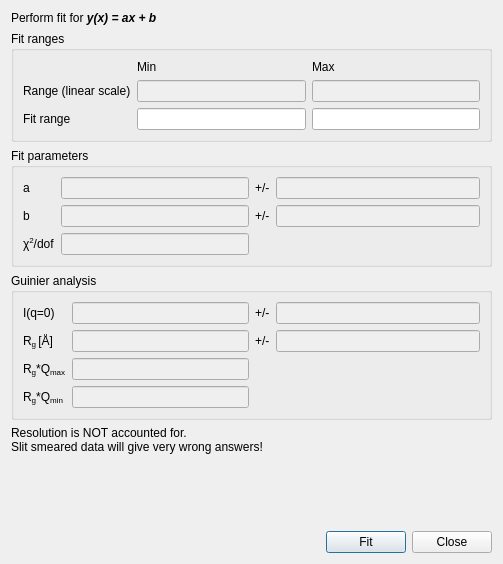
<?xml version="1.0" encoding="UTF-8"?>
<ui version="4.0">
 <class>LinearFitUI</class>
 <widget class="QDialog" name="LinearFitUI">
  <property name="geometry">
   <rect>
    <x>0</x>
    <y>0</y>
    <width>503</width>
    <height>564</height>
   </rect>
  </property>
  <property name="sizePolicy">
   <sizepolicy hsizetype="Fixed" vsizetype="Fixed">
    <horstretch>0</horstretch>
    <verstretch>0</verstretch>
   </sizepolicy>
  </property>
  <property name="windowTitle">
   <string>Linear Fit</string>
  </property>
  <property name="windowIcon">
   <iconset>
    <normaloff>:/res/ball.ico</normaloff>:/res/ball.ico</iconset>
  </property>
  <layout class="QGridLayout" name="gridLayout_5">
   <item row="0" column="0">
    <widget class="QLabel" name="label">
     <property name="text">
      <string>&lt;html&gt;&lt;head/&gt;&lt;body&gt;&lt;p&gt;Perform fit for &lt;span style=&quot; font-weight:600; font-style:italic;&quot;&gt;y(x) = ax + b&lt;/span&gt;&lt;/p&gt;&lt;/body&gt;&lt;/html&gt;</string>
     </property>
    </widget>
   </item>
   <item row="1" column="0" colspan="2">
    <widget class="QGroupBox" name="groupBox_2">
     <property name="title">
      <string>Fit ranges</string>
     </property>
     <layout class="QGridLayout" name="gridLayout_3">
      <item row="0" column="0">
       <layout class="QGridLayout" name="gridLayout_2">
        <item row="0" column="1">
         <widget class="QLabel" name="label_9">
          <property name="text">
           <string>Min</string>
          </property>
         </widget>
        </item>
        <item row="0" column="2">
         <widget class="QLabel" name="label_10">
          <property name="text">
           <string>Max</string>
          </property>
         </widget>
        </item>
        <item row="1" column="0">
         <widget class="QLabel" name="label_8">
          <property name="text">
           <string>Range (linear scale)</string>
          </property>
         </widget>
        </item>
        <item row="1" column="1">
         <widget class="QLineEdit" name="txtRangeMin">
          <property name="enabled">
           <bool>false</bool>
          </property>
          <property name="toolTip">
           <string>&lt;html&gt;&lt;head/&gt;&lt;body&gt;&lt;p&gt;Minimum value on the x-axis for the plotted data.&lt;/p&gt;&lt;/body&gt;&lt;/html&gt;</string>
          </property>
          <property name="autoFillBackground">
           <bool>true</bool>
          </property>
          <property name="styleSheet">
           <string notr="true">color: rgb(0, 0, 0);</string>
          </property>
          <property name="readOnly">
           <bool>true</bool>
          </property>
         </widget>
        </item>
        <item row="1" column="2">
         <widget class="QLineEdit" name="txtRangeMax">
          <property name="enabled">
           <bool>false</bool>
          </property>
          <property name="toolTip">
           <string>&lt;html&gt;&lt;head/&gt;&lt;body&gt;&lt;p&gt;Maximum value on the x-axis for the plotted data.&lt;/p&gt;&lt;/body&gt;&lt;/html&gt;</string>
          </property>
          <property name="autoFillBackground">
           <bool>false</bool>
          </property>
          <property name="styleSheet">
           <string notr="true">color: rgb(0, 0, 0);</string>
          </property>
          <property name="readOnly">
           <bool>true</bool>
          </property>
         </widget>
        </item>
        <item row="2" column="0">
         <widget class="QLabel" name="lblRange">
          <property name="text">
           <string>&lt;html&gt;&lt;head/&gt;&lt;body&gt;&lt;p&gt;Fit range&lt;/p&gt;&lt;/body&gt;&lt;/html&gt;</string>
          </property>
         </widget>
        </item>
        <item row="2" column="1">
         <widget class="QLineEdit" name="txtFitRangeMin">
          <property name="toolTip">
           <string>&lt;html&gt;&lt;head/&gt;&lt;body&gt;&lt;p&gt;Enter the minimum value on the x-axis to be included in the fit.&lt;/p&gt;&lt;/body&gt;&lt;/html&gt;</string>
          </property>
         </widget>
        </item>
        <item row="2" column="2">
         <widget class="QLineEdit" name="txtFitRangeMax">
          <property name="toolTip">
           <string>&lt;html&gt;&lt;head/&gt;&lt;body&gt;&lt;p&gt;Enter the maximum value on the x-axis to be included in the fit.&lt;/p&gt;&lt;/body&gt;&lt;/html&gt;</string>
          </property>
         </widget>
        </item>
       </layout>
      </item>
     </layout>
    </widget>
   </item>
   <item row="2" column="0" colspan="2">
    <widget class="QGroupBox" name="groupBox">
     <property name="title">
      <string>Fit parameters</string>
     </property>
     <layout class="QGridLayout" name="gridLayout">
      <item row="0" column="0">
       <layout class="QFormLayout" name="formLayout">
        <item row="0" column="0">
         <widget class="QLabel" name="label_3">
          <property name="text">
           <string>a</string>
          </property>
         </widget>
        </item>
        <item row="0" column="1">
         <widget class="QLineEdit" name="txtA">
          <property name="enabled">
           <bool>false</bool>
          </property>
          <property name="toolTip">
           <string>&lt;html&gt;&lt;head/&gt;&lt;body&gt;&lt;p&gt;Fit value for the slope parameter.&lt;/p&gt;&lt;/body&gt;&lt;/html&gt;</string>
          </property>
          <property name="styleSheet">
           <string notr="true">color: rgb(0, 0, 0);</string>
          </property>
          <property name="readOnly">
           <bool>true</bool>
          </property>
         </widget>
        </item>
        <item row="1" column="0">
         <widget class="QLabel" name="label_4">
          <property name="text">
           <string>b</string>
          </property>
         </widget>
        </item>
        <item row="1" column="1">
         <widget class="QLineEdit" name="txtB">
          <property name="enabled">
           <bool>false</bool>
          </property>
          <property name="toolTip">
           <string>&lt;html&gt;&lt;head/&gt;&lt;body&gt;&lt;p&gt;Fit value for the constant parameter.&lt;/p&gt;&lt;/body&gt;&lt;/html&gt;</string>
          </property>
          <property name="styleSheet">
           <string notr="true">color: rgb(0, 0, 0);</string>
          </property>
          <property name="readOnly">
           <bool>true</bool>
          </property>
         </widget>
        </item>
        <item row="2" column="0">
         <widget class="QLabel" name="label_7">
          <property name="text">
           <string>&lt;html&gt;&lt;head/&gt;&lt;body&gt;&lt;p&gt;χ&lt;span style=&quot; vertical-align:super;&quot;&gt;2&lt;/span&gt;/dof&lt;/p&gt;&lt;/body&gt;&lt;/html&gt;</string>
          </property>
         </widget>
        </item>
        <item row="2" column="1">
         <widget class="QLineEdit" name="txtChi2">
          <property name="enabled">
           <bool>false</bool>
          </property>
          <property name="toolTip">
           <string>&lt;html&gt;&lt;head/&gt;&lt;body&gt;&lt;p&gt;χ&lt;span style=&quot; vertical-align:super;&quot;&gt;2&lt;/span&gt; over degrees of freedom.&lt;/p&gt;&lt;/body&gt;&lt;/html&gt;</string>
          </property>
          <property name="styleSheet">
           <string notr="true">color: rgb(0, 0, 0);</string>
          </property>
          <property name="readOnly">
           <bool>true</bool>
          </property>
         </widget>
        </item>
       </layout>
      </item>
      <item row="0" column="1">
       <layout class="QFormLayout" name="formLayout_2">
        <item row="0" column="0">
         <widget class="QLabel" name="label_5">
          <property name="text">
           <string>+/-</string>
          </property>
         </widget>
        </item>
        <item row="0" column="1">
         <widget class="QLineEdit" name="txtAerr">
          <property name="enabled">
           <bool>false</bool>
          </property>
          <property name="toolTip">
           <string>&lt;html&gt;&lt;head/&gt;&lt;body&gt;&lt;p&gt;Error on the slope parameter.&lt;/p&gt;&lt;/body&gt;&lt;/html&gt;</string>
          </property>
          <property name="styleSheet">
           <string notr="true">color: rgb(0, 0, 0);</string>
          </property>
          <property name="readOnly">
           <bool>true</bool>
          </property>
         </widget>
        </item>
        <item row="1" column="0">
         <widget class="QLabel" name="label_6">
          <property name="text">
           <string>+/-</string>
          </property>
         </widget>
        </item>
        <item row="1" column="1">
         <widget class="QLineEdit" name="txtBerr">
          <property name="enabled">
           <bool>false</bool>
          </property>
          <property name="toolTip">
           <string>&lt;html&gt;&lt;head/&gt;&lt;body&gt;&lt;p&gt;Error on the constant parameter.&lt;/p&gt;&lt;/body&gt;&lt;/html&gt;</string>
          </property>
          <property name="styleSheet">
           <string notr="true">color: rgb(0, 0, 0);</string>
          </property>
          <property name="readOnly">
           <bool>true</bool>
          </property>
         </widget>
        </item>
       </layout>
      </item>
     </layout>
    </widget>
   </item>
   <item row="3" column="0" colspan="2">
    <widget class="QGroupBox" name="guinier_box">
     <property name="enabled">
      <bool>true</bool>
     </property>
     <property name="title">
      <string>Guinier analysis </string>
     </property>
     <layout class="QGridLayout" name="gridLayout_4">
      <item row="0" column="0">
       <layout class="QFormLayout" name="formLayout_4">
        <item row="0" column="0">
         <widget class="QLabel" name="label_11">
          <property name="text">
           <string>I(q=0)</string>
          </property>
         </widget>
        </item>
        <item row="0" column="1">
         <widget class="QLineEdit" name="txtGuinier_1">
          <property name="enabled">
           <bool>false</bool>
          </property>
          <property name="styleSheet">
           <string notr="true">color: rgb(0, 0, 0);</string>
          </property>
         </widget>
        </item>
        <item row="1" column="0">
         <widget class="QLabel" name="label_12">
          <property name="text">
           <string>&lt;html&gt;&lt;head/&gt;&lt;body&gt;&lt;p&gt;R&lt;span style=&quot; vertical-align:sub;&quot;&gt;g &lt;/span&gt;[Å]&lt;/p&gt;&lt;/body&gt;&lt;/html&gt;</string>
          </property>
         </widget>
        </item>
        <item row="1" column="1">
         <widget class="QLineEdit" name="txtGuinier_2">
          <property name="enabled">
           <bool>false</bool>
          </property>
          <property name="styleSheet">
           <string notr="true">color: rgb(0, 0, 0);</string>
          </property>
         </widget>
        </item>
        <item row="2" column="0">
         <widget class="QLabel" name="label_15">
          <property name="text">
           <string>&lt;html&gt;&lt;head/&gt;&lt;body&gt;&lt;p&gt;R&lt;span style=&quot; vertical-align:sub;&quot;&gt;g&lt;/span&gt;*Q&lt;span style=&quot; vertical-align:sub;&quot;&gt;max&lt;/span&gt;&lt;/p&gt;&lt;/body&gt;&lt;/html&gt;</string>
          </property>
         </widget>
        </item>
        <item row="2" column="1">
         <widget class="QLineEdit" name="txtGuinier_3">
          <property name="enabled">
           <bool>false</bool>
          </property>
          <property name="styleSheet">
           <string notr="true">color: rgb(0, 0, 0);</string>
          </property>
         </widget>
        </item>
        <item row="3" column="0">
         <widget class="QLabel" name="label_16">
          <property name="text">
           <string>&lt;html&gt;&lt;head/&gt;&lt;body&gt;&lt;p&gt;R&lt;span style=&quot; vertical-align:sub;&quot;&gt;g&lt;/span&gt;*Q&lt;span style=&quot; vertical-align:sub;&quot;&gt;min&lt;/span&gt;&lt;/p&gt;&lt;/body&gt;&lt;/html&gt;</string>
          </property>
         </widget>
        </item>
        <item row="3" column="1">
         <widget class="QLineEdit" name="txtGuinier_4">
          <property name="enabled">
           <bool>false</bool>
          </property>
          <property name="styleSheet">
           <string notr="true">color: rgb(0, 0, 0);</string>
          </property>
         </widget>
        </item>
       </layout>
      </item>
      <item row="0" column="1">
       <layout class="QFormLayout" name="formLayout_3">
        <item row="0" column="0">
         <widget class="QLabel" name="label_13">
          <property name="text">
           <string>+/-</string>
          </property>
         </widget>
        </item>
        <item row="0" column="1">
         <widget class="QLineEdit" name="txtGuinier1_Err">
          <property name="enabled">
           <bool>false</bool>
          </property>
          <property name="toolTip">
           <string>&lt;html&gt;&lt;head/&gt;&lt;body&gt;&lt;p&gt;Error on the slope parameter.&lt;/p&gt;&lt;/body&gt;&lt;/html&gt;</string>
          </property>
          <property name="styleSheet">
           <string notr="true">color: rgb(0, 0, 0);</string>
          </property>
          <property name="readOnly">
           <bool>true</bool>
          </property>
         </widget>
        </item>
        <item row="1" column="0">
         <widget class="QLabel" name="label_14">
          <property name="text">
           <string>+/-</string>
          </property>
         </widget>
        </item>
        <item row="1" column="1">
         <widget class="QLineEdit" name="txtGuinier2_Err">
          <property name="enabled">
           <bool>false</bool>
          </property>
          <property name="toolTip">
           <string>&lt;html&gt;&lt;head/&gt;&lt;body&gt;&lt;p&gt;Error on the constant parameter.&lt;/p&gt;&lt;/body&gt;&lt;/html&gt;</string>
          </property>
          <property name="styleSheet">
           <string notr="true">color: rgb(0, 0, 0);</string>
          </property>
          <property name="readOnly">
           <bool>true</bool>
          </property>
         </widget>
        </item>
       </layout>
      </item>
     </layout>
    </widget>
   </item>
   <item row="4" column="0" colspan="2">
    <widget class="QLabel" name="label_2">
     <property name="text">
      <string>&lt;html&gt;&lt;head/&gt;&lt;body&gt;&lt;p&gt;&lt;span style=&quot; color:#000000;&quot;&gt;Resolution is NOT accounted for.&lt;br/&gt;Slit smeared data will give very wrong answers!&lt;/span&gt;&lt;/p&gt;&lt;/body&gt;&lt;/html&gt;</string>
     </property>
    </widget>
   </item>
   <item row="5" column="1">
    <spacer name="verticalSpacer">
     <property name="orientation">
      <enum>Qt::Vertical</enum>
     </property>
     <property name="sizeHint" stdset="0">
      <size>
       <width>20</width>
       <height>3</height>
      </size>
     </property>
    </spacer>
   </item>
   <item row="6" column="0" colspan="2">
    <layout class="QHBoxLayout" name="horizontalLayout_2">
     <item>
      <spacer name="horizontalSpacer">
       <property name="orientation">
        <enum>Qt::Horizontal</enum>
       </property>
       <property name="sizeHint" stdset="0">
        <size>
         <width>40</width>
         <height>20</height>
        </size>
       </property>
      </spacer>
     </item>
     <item>
      <layout class="QHBoxLayout" name="horizontalLayout">
       <item>
        <widget class="QPushButton" name="cmdFit">
         <property name="text">
          <string>Fit</string>
         </property>
        </widget>
       </item>
       <item>
        <widget class="QPushButton" name="cmdClose">
         <property name="text">
          <string>Close</string>
         </property>
        </widget>
       </item>
      </layout>
     </item>
    </layout>
   </item>
  </layout>
  <zorder>guinier_box</zorder>
  <zorder>label</zorder>
  <zorder>groupBox_2</zorder>
  <zorder>groupBox</zorder>
  <zorder>label_2</zorder>
 </widget>
 <resources/>
 <connections>
  <connection>
   <sender>cmdClose</sender>
   <signal>clicked()</signal>
   <receiver>LinearFitUI</receiver>
   <slot>accept()</slot>
   <hints>
    <hint type="sourcelabel">
     <x>284</x>
     <y>304</y>
    </hint>
    <hint type="destinationlabel">
     <x>166</x>
     <y>163</y>
    </hint>
   </hints>
  </connection>
 </connections>
</ui>
